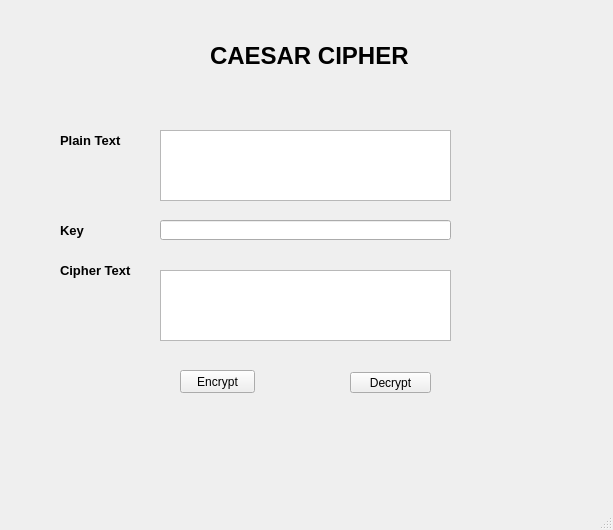
<?xml version="1.0" encoding="UTF-8"?>
<ui version="4.0">
 <class>MainWindow</class>
 <widget class="QMainWindow" name="MainWindow">
  <property name="geometry">
   <rect>
    <x>0</x>
    <y>0</y>
    <width>613</width>
    <height>530</height>
   </rect>
  </property>
  <property name="windowTitle">
   <string>MainWindow</string>
  </property>
  <widget class="QWidget" name="centralwidget">
   <widget class="QPushButton" name="btnEn">
    <property name="geometry">
     <rect>
      <x>180</x>
      <y>370</y>
      <width>75</width>
      <height>23</height>
     </rect>
    </property>
    <property name="text">
     <string>Encrypt</string>
    </property>
   </widget>
   <widget class="QPushButton" name="btnDe">
    <property name="geometry">
     <rect>
      <x>350</x>
      <y>372</y>
      <width>81</width>
      <height>21</height>
     </rect>
    </property>
    <property name="text">
     <string>Decrypt</string>
    </property>
   </widget>
   <widget class="QLabel" name="label">
    <property name="geometry">
     <rect>
      <x>60</x>
      <y>130</y>
      <width>71</width>
      <height>21</height>
     </rect>
    </property>
    <property name="font">
     <font>
      <pointsize>10</pointsize>
      <weight>75</weight>
      <bold>true</bold>
     </font>
    </property>
    <property name="text">
     <string>Plain Text</string>
    </property>
   </widget>
   <widget class="QLabel" name="label_2">
    <property name="geometry">
     <rect>
      <x>60</x>
      <y>220</y>
      <width>31</width>
      <height>21</height>
     </rect>
    </property>
    <property name="font">
     <font>
      <pointsize>10</pointsize>
      <weight>75</weight>
      <bold>true</bold>
     </font>
    </property>
    <property name="text">
     <string>Key</string>
    </property>
   </widget>
   <widget class="QLabel" name="label_3">
    <property name="geometry">
     <rect>
      <x>60</x>
      <y>260</y>
      <width>81</width>
      <height>21</height>
     </rect>
    </property>
    <property name="font">
     <font>
      <pointsize>10</pointsize>
      <weight>75</weight>
      <bold>true</bold>
     </font>
    </property>
    <property name="text">
     <string>Cipher Text</string>
    </property>
   </widget>
   <widget class="QPlainTextEdit" name="txtplain">
    <property name="geometry">
     <rect>
      <x>160</x>
      <y>130</y>
      <width>291</width>
      <height>71</height>
     </rect>
    </property>
   </widget>
   <widget class="QPlainTextEdit" name="txtcipher">
    <property name="geometry">
     <rect>
      <x>160</x>
      <y>270</y>
      <width>291</width>
      <height>71</height>
     </rect>
    </property>
   </widget>
   <widget class="QLabel" name="label_4">
    <property name="geometry">
     <rect>
      <x>210</x>
      <y>30</y>
      <width>201</width>
      <height>51</height>
     </rect>
    </property>
    <property name="font">
     <font>
      <pointsize>18</pointsize>
      <weight>75</weight>
      <bold>true</bold>
     </font>
    </property>
    <property name="text">
     <string>CAESAR CIPHER</string>
    </property>
   </widget>
   <widget class="QLineEdit" name="txtkey">
    <property name="geometry">
     <rect>
      <x>160</x>
      <y>220</y>
      <width>291</width>
      <height>20</height>
     </rect>
    </property>
   </widget>
  </widget>
  <widget class="QMenuBar" name="menubar">
   <property name="geometry">
    <rect>
     <x>0</x>
     <y>0</y>
     <width>613</width>
     <height>21</height>
    </rect>
   </property>
  </widget>
  <widget class="QStatusBar" name="statusbar"/>
 </widget>
 <resources/>
 <connections/>
</ui>
